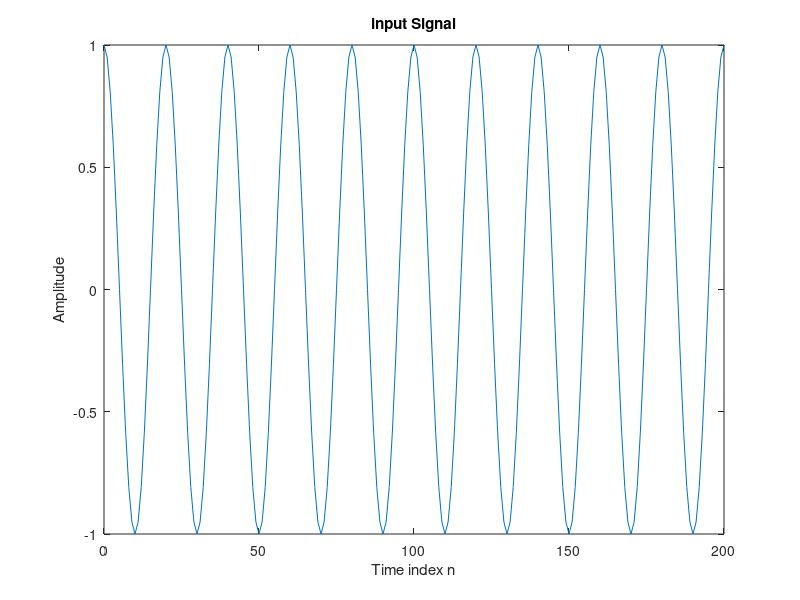
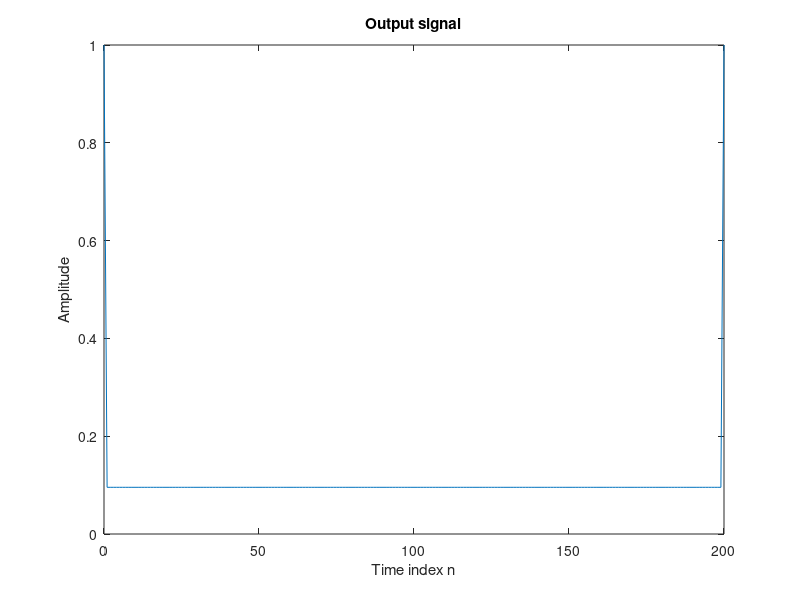

Write MATLAB code to recreate these figures, in order.
%nonlinear Discrete time system
%y[n] = x[n]^2 - x[n-1]x[n+1]
n = 0:200;
x = cos(2*pi*0.05*n);
%compute the output signal 
x1 = [x 0 0];%x1[n] = x[n+1]
x2 = [0 x 0];%x2[n] = x[n]
x3 = [0 0 x];%x3[n] = x[n-1]
y = x2.*x2 - x1.*x3;
y = y(2:202);
%plot the input and output signals
figure(1);
plot(n,x);
xlabel('Time index n');ylabel('Amplitude');
title('input Signal');
%the second figure is for y
figure(2);
plot(n,y);
xlabel('Time index n');ylabel('Amplitude');
title('Output signal');